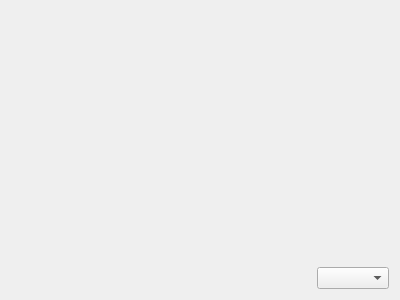
<?xml version="1.0" encoding="UTF-8"?>
<ui version="4.0">
 <class>UiRamWidget</class>
 <widget class="QWidget" name="UiRamWidget">
  <property name="geometry">
   <rect>
    <x>0</x>
    <y>0</y>
    <width>400</width>
    <height>300</height>
   </rect>
  </property>
  <property name="windowTitle">
   <string>Form</string>
  </property>
  <layout class="QVBoxLayout" name="verticalLayout">
   <item>
    <widget class="QCustomPlot" name="customPlot" native="true"/>
   </item>
   <item>
    <layout class="QHBoxLayout" name="horizontalLayout">
     <item>
      <spacer name="horizontalSpacer">
       <property name="orientation">
        <enum>Qt::Horizontal</enum>
       </property>
       <property name="sizeHint" stdset="0">
        <size>
         <width>40</width>
         <height>20</height>
        </size>
       </property>
      </spacer>
     </item>
     <item>
      <widget class="QComboBox" name="dataTypeCombo"/>
     </item>
    </layout>
   </item>
  </layout>
 </widget>
 <customwidgets>
  <customwidget>
   <class>QCustomPlot</class>
   <extends>QWidget</extends>
   <header>qcustomplot.h</header>
   <container>1</container>
  </customwidget>
 </customwidgets>
 <resources/>
 <connections/>
</ui>
